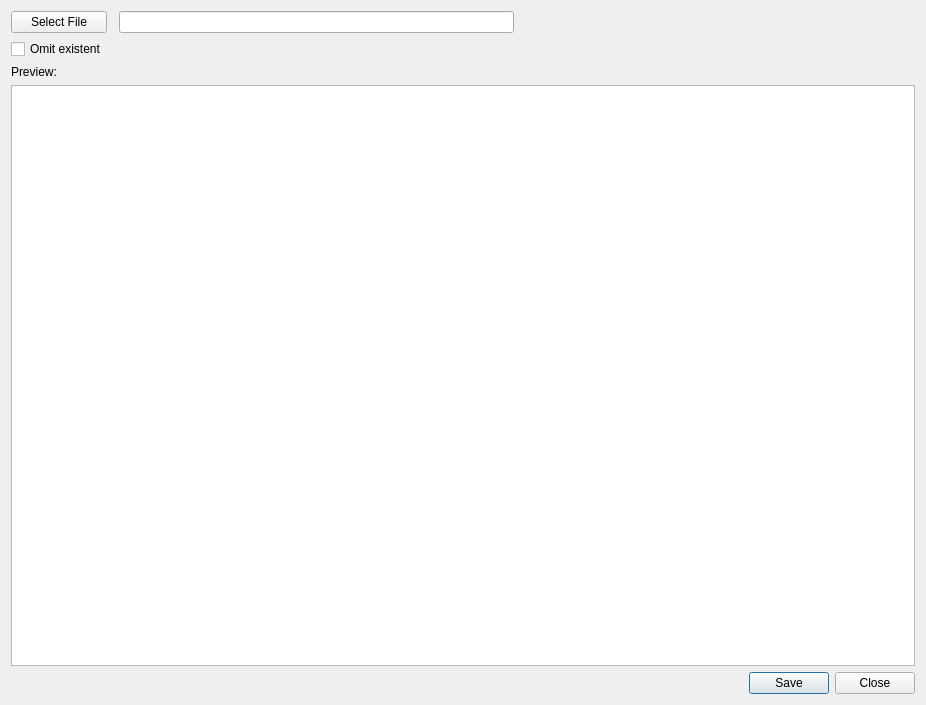
<?xml version="1.0" encoding="UTF-8"?>
<ui version="4.0">
 <class>import_from_excel</class>
 <widget class="QDialog" name="import_from_excel">
  <property name="geometry">
   <rect>
    <x>0</x>
    <y>0</y>
    <width>926</width>
    <height>705</height>
   </rect>
  </property>
  <property name="windowTitle">
   <string>Import from excel</string>
  </property>
  <layout class="QGridLayout" name="gridLayout">
   <item row="0" column="0">
    <widget class="QPushButton" name="select_file_button">
     <property name="text">
      <string>Select File</string>
     </property>
    </widget>
   </item>
   <item row="3" column="0" colspan="4">
    <widget class="QTableView" name="tableView">
     <property name="alternatingRowColors">
      <bool>true</bool>
     </property>
    </widget>
   </item>
   <item row="0" column="3">
    <spacer name="horizontalSpacer">
     <property name="orientation">
      <enum>Qt::Horizontal</enum>
     </property>
     <property name="sizeHint" stdset="0">
      <size>
       <width>40</width>
       <height>20</height>
      </size>
     </property>
    </spacer>
   </item>
   <item row="4" column="0" colspan="4">
    <widget class="QDialogButtonBox" name="buttonBox">
     <property name="standardButtons">
      <set>QDialogButtonBox::Close|QDialogButtonBox::Save</set>
     </property>
    </widget>
   </item>
   <item row="0" column="2">
    <widget class="QLineEdit" name="file_name_label">
     <property name="readOnly">
      <bool>true</bool>
     </property>
    </widget>
   </item>
   <item row="2" column="0">
    <widget class="QLabel" name="label">
     <property name="text">
      <string>Preview:</string>
     </property>
    </widget>
   </item>
   <item row="1" column="0">
    <widget class="QCheckBox" name="omitExistent">
     <property name="toolTip">
      <string>Omit variables whose name appears already in the database</string>
     </property>
     <property name="text">
      <string>Omit existent</string>
     </property>
    </widget>
   </item>
  </layout>
 </widget>
 <resources/>
 <connections/>
</ui>
